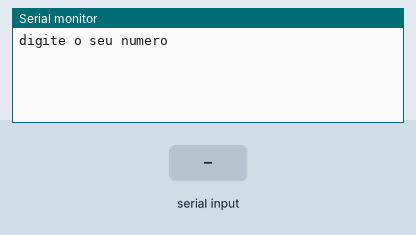
This sketch was run on a simulated Arduino Uno, built with avr-gcc and run on an emulated ATmega328P. On the bench: the last lines printed to the serial monitor. The inputs (shaded band) are chosen by the test bench.

Above: at 1.2 s.
1.3 s: "90,45\n" received over Serial
At 2.5 s:
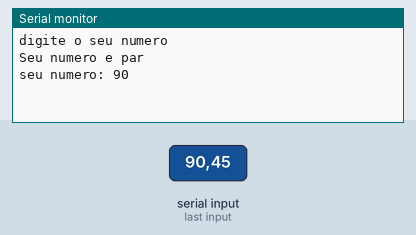
2.8 s: "30,150\n" received over Serial
At 6.6 s:
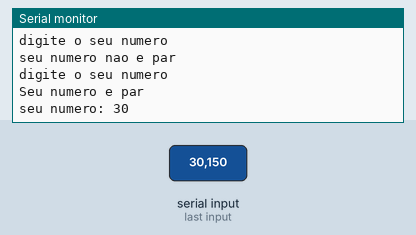
Timing chart, 0 to 8.1 s (numbered marks = the images above; inputs shaded):
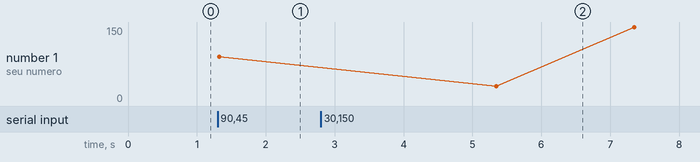

The sketch:

apenas_pares1.ino
```cpp
// C++ code
//

long numero;
void setup()
{
  Serial.begin(9600);
}

void loop()
{
  Serial.println("digite o seu numero");
  while(! Serial.available ());
  numero = Serial.parseInt();

  if (numero % 2 == 0) {
    Serial.println("Seu numero e par");
    Serial.println("seu numero: " + String(numero) );
  }else{
    Serial.println("seu numero nao e par"); }

  delay(2000);
}
```

Measured:
- after the input at 1.3 s, the serial monitor: prints a new line at once (image 1)
- after the input at 2.8 s, the serial monitor: prints a new line after 2.5 s (image 2)
